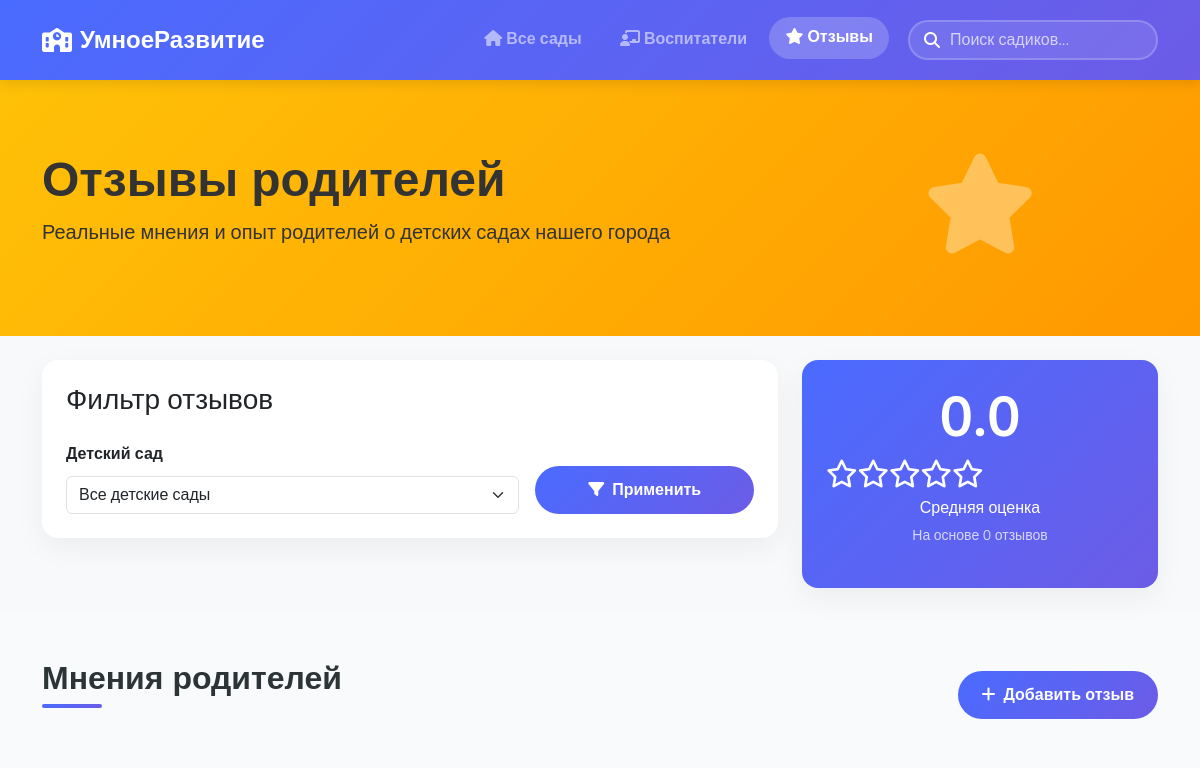
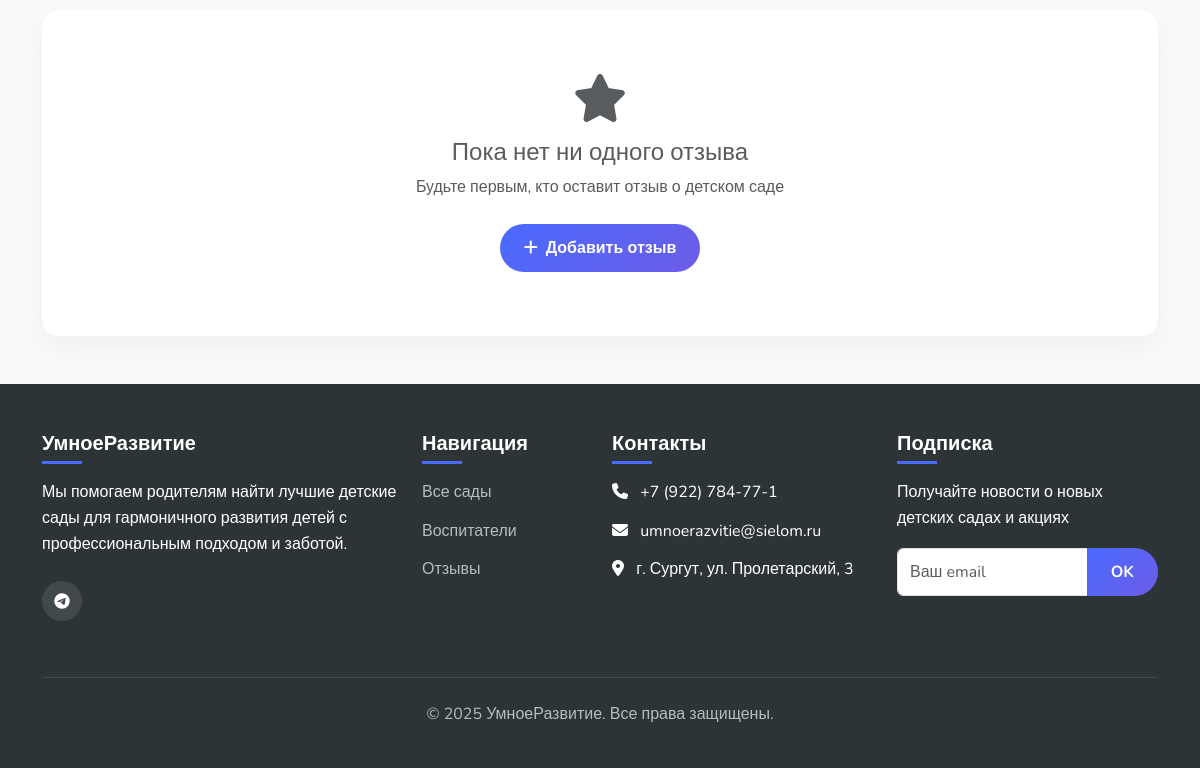
The page /reviews/ on the database as committed earlier (2 pictures, top to bottom).
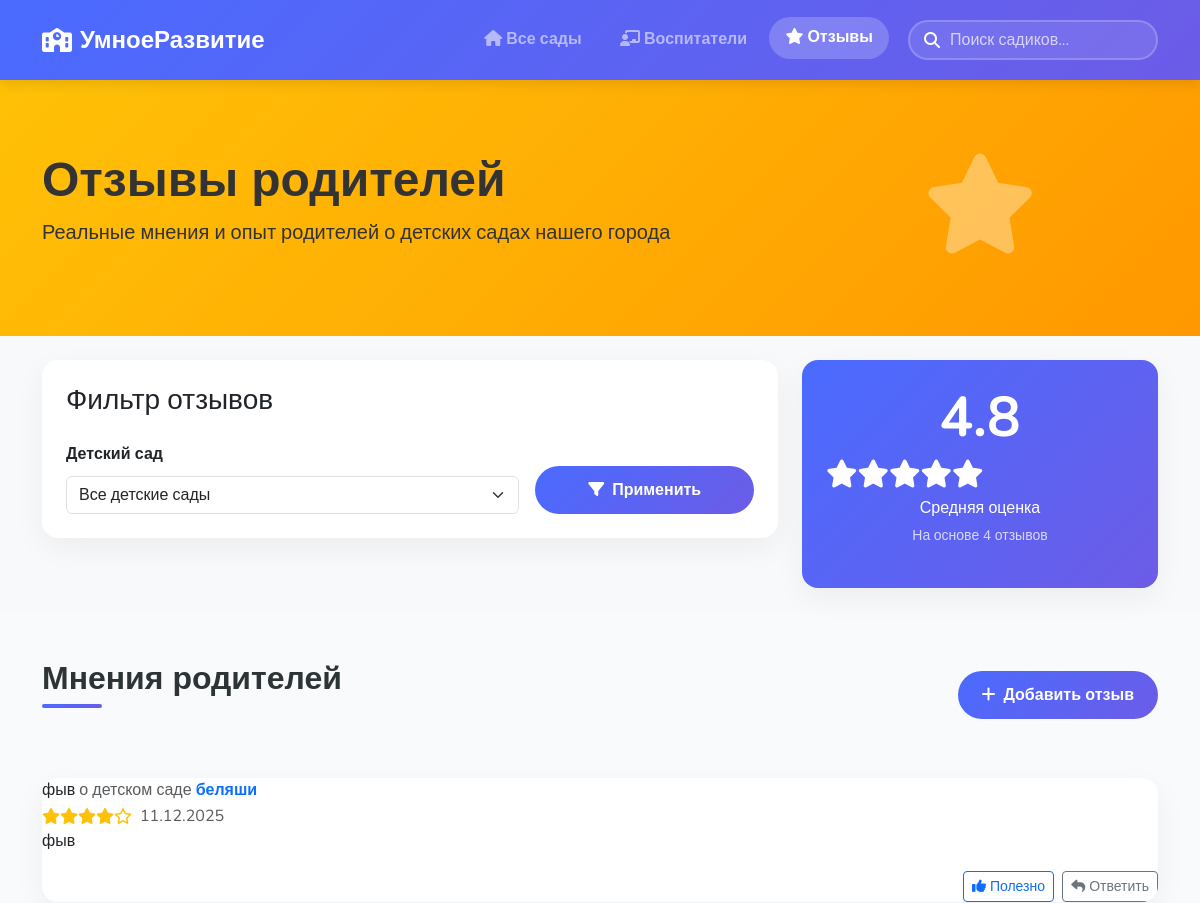
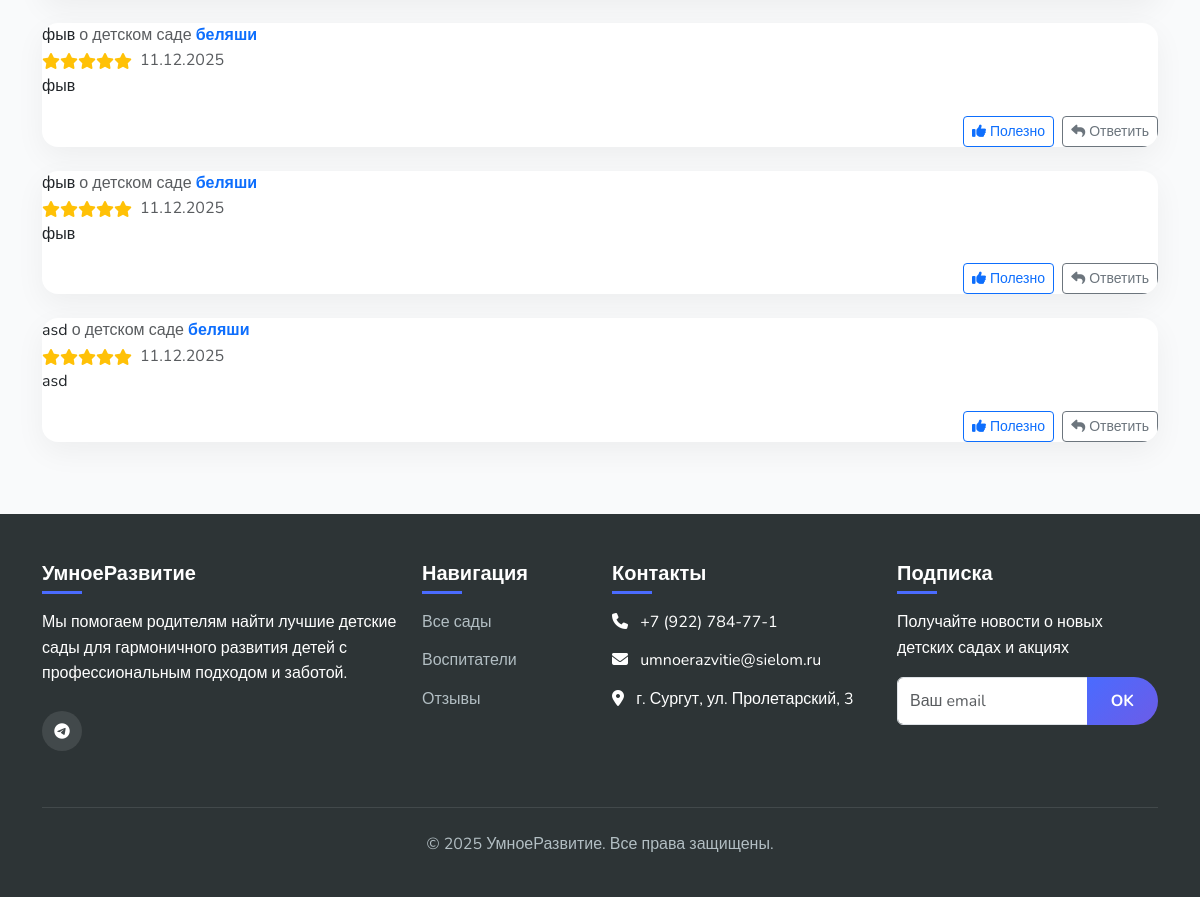
The same page on the database as committed later (2 pictures, top to bottom).
### app/models.py (models this page shows, shortened)
class Review(models.Model):
    kindergarten = models.ForeignKey(Kindergarten, on_delete=models.CASCADE, verbose_name='Детский сад')
    parent_name = models.CharField(max_length=100, verbose_name='Имя родителя')
    parent_email = models.EmailField(blank=True, verbose_name='Email родителя')
    parent_phone = models.CharField(max_length=20, blank=True, verbose_name='Телефон родителя')
    rating = models.IntegerField(
        validators=[MinValueValidator(1), MaxValueValidator(5)],
        verbose_name='Оценка'
    )
    comment = models.TextField(verbose_name='Комментарий')
    created_at = models.DateTimeField(auto_now_add=True, verbose_name='Дата создания')
    updated_at = models.DateTimeField(auto_now=True, verbose_name='Дата обновления')
    class Meta:
        ordering = ['-created_at']
        verbose_name = 'Отзыв'
        verbose_name_plural = 'Отзывы'

class Kindergarten(models.Model):
    name = models.CharField(max_length=200, verbose_name='Название')
    address = models.CharField(max_length=300, verbose_name='Адрес')
    phone = models.CharField(max_length=20, blank=True, verbose_name='Телефон')
    capacity = models.IntegerField(verbose_name='Вместимость', validators=[MinValueValidator(1)])
    established_at = models.DateField(verbose_name='Дата основания')
    description = models.TextField(blank=True, verbose_name='Описание')
    features = models.TextField(
        blank=True,
        verbose_name='Особенности',
        help_text='Каждая особенность с новой строки'
    )
    is_recommended = models.BooleanField(default=False, verbose_name='Рекомендуемый')
    class Meta:
        ordering = ['name']
        verbose_name = 'Детский сад'
        verbose_name_plural = 'Детские сады'

### app/views.py (the view)
# urls.py: path('reviews/', views.review_list, name='review_list'),
def review_list(request):
    reviews = Review.objects.select_related('kindergarten').all().order_by('-created_at')
    kindergarten_id = request.GET.get('kindergarten')
    if kindergarten_id:
        reviews = reviews.filter(kindergarten_id=kindergarten_id)
    kindergartens = Kindergarten.objects.all()
    avg_rating = reviews.aggregate(Avg('rating'))['rating__avg'] or 0
    if request.method == 'POST' and 'add_review' in request.POST:
        form = ReviewForm(request.POST)
        if form.is_valid():
            review = form.save()
            messages.success(request, 'Ваш отзыв успешно добавлен!')
            return redirect('review_list')
    else:
        form = ReviewForm()
    paginator = Paginator(reviews, 10)
    page_number = request.GET.get('page')
    page_obj = paginator.get_page(page_number)
    context = {
        'reviews': page_obj,
        'kindergartens': kindergartens,
        'avg_rating': avg_rating,
        'reviews_count': reviews.count(),
        'is_paginated': paginator.num_pages > 1,
        'form': form,
    }
    return render(request, 'review_list.html', context)

### app/templates/review_list.html (shortened to what this page needs)
{% extends 'base.html' %}
{% block content %}
<section class="py-5" style="background: linear-gradient(135deg, #ffc107, #ff9800); color: #333;">
    <div class="container">
        <div class="row align-items-center">
            <div class="col-md-8">
                <h1 class="display-5 fw-bold">Отзывы родителей</h1>
                <p class="lead">Реальные мнения и опыт родителей о детских садах нашего города</p>
            </div>
            <div class="col-md-4 text-center">
                <div style="font-size: 100px; opacity: 0.7; color: rgba(255,255,255,0.5);">
                    <i class="fas fa-star"></i>
                </div>
            </div>
        </div>
    </div>
</section>
<section class="py-4 bg-light">
    <div class="container">
        <div class="row">
            <div class="col-md-8">
                <div class="card p-4">
                    <h3 class="mb-4">Фильтр отзывов</h3>
                    <form method="GET" class="row g-3 align-items-end">
                        <div class="col-md-8">
                            <label class="form-label fw-bold">Детский сад</label>
                            <select name="kindergarten" class="form-select" onchange="this.form.submit()">
                                <option value="">Все детские сады</option>
                            </select>
                        </div>
                        <div class="col-md-4">
                            <button type="submit" class="btn btn-primary w-100">
                                <i class="fas fa-filter me-2"></i>Применить
                            </button>
                        </div>
                    </form>
                </div>
            </div>
            <div class="col-md-4">
                <div class="card text-center p-4 h-100" style="background: linear-gradient(135deg, #4a6bff, #6c5ce7); color: white;">
                    <h2 class="display-4 fw-bold">{{ avg_rating|floatformat:1 }}</h2>
                    <div class="rating fs-3 mb-2">
                        {% for i in "12345" %}
                            {% if forloop.counter <= avg_rating|floatformat:0|add:"0" %}
                            <i class="fas fa-star"></i>
                            {% elif forloop.counter|add:"-0.5" <= avg_rating %}
                            <i class="fas fa-star-half-alt"></i>
                            {% else %}
                            <i class="far fa-star"></i>
                            {% endif %}
                        {% endfor %}
                    </div>
                    <p class="mb-1">Средняя оценка</p>
                    <p class="small opacity-75">На основе {{ reviews_count }} отзывов</p>
                </div>
            </div>
        </div>
    </div>
</section>
<section class="py-5">
    <div class="container">
        <div class="d-flex justify-content-between align-items-center mb-5">
            <h2 class="section-title">Мнения родителей</h2>
            <button class="btn btn-primary" data-bs-toggle="modal" data-bs-target="#addReviewModal">
                <i class="fas fa-plus me-2"></i>Добавить отзыв
            </button>
        </div>
        {% if reviews %}
        <div class="row">
            {% for review in reviews %}
            <div class="col-12 mb-4">
                <div class="card review-card">
                    <div class="review-header">
                        <div>
                            <span class="review-author">{{ review.parent_name }}</span>
                            <span class="text-muted">о детском саде </span>
                            <a href="{% url 'kindergarten_detail' review.kindergarten.id %}" class="text-decoration-none">
                                <strong>{{ review.kindergarten.name }}</strong>
                            </a>
                        </div>
                        <div class="rating">
                            {% for i in "12345" %}
                                {% if forloop.counter <= review.rating %}
                                <i class="fas fa-star text-warning"></i>
                                {% else %}
                                <i class="far fa-star text-warning"></i>
                                {% endif %}
                            {% endfor %}
                            <span class="ms-2 text-muted">{{ review.created_at|date:"d.m.Y" }}</span>
                        </div>
                    </div>
                    <div class="review-text">
                        <p>{{ review.comment }}</p>
                    </div>
                    <div class="review-footer d-flex justify-content-between align-items-center">
                        <div>
                            <button class="btn btn-sm btn-outline-primary me-1">
                                <i class="fas fa-thumbs-up me-1"></i>Полезно
                            </button>
                            <button class="btn btn-sm btn-outline-secondary">
                                <i class="fas fa-reply me-1"></i>Ответить
                            </button>
                        </div>
                    </div>
                </div>
            </div>
            {% endfor %}
        </div>
        {% else %}
        <div class="card text-center py-5">
            <div class="card-body">
                <i class="fas fa-star fa-3x text-muted mb-3"></i>
                <h4 class="text-muted">
                    {% if request.GET.kindergarten %}
                    Нет отзывов о выбранном детском саде
                    {% else %}
                    Пока нет ни одного отзыва
                    {% endif %}
                </h4>
                <p class="text-muted">Будьте первым, кто оставит отзыв о детском саде</p>
                <button class="btn btn-primary mt-2" data-bs-toggle="modal" data-bs-target="#addReviewModal">
                    <i class="fas fa-plus me-2"></i>Добавить отзыв
                </button>
            </div>
        </div>
        {% endif %}
    </div>
</section>
{% endblock %}

### app/templates/base.html (shortened to what this page needs)
<!DOCTYPE html>
<html lang="ru">
<head>
    <link href="https://cdn.jsdelivr.net/npm/bootstrap@5.3.0/dist/css/bootstrap.min.css" rel="stylesheet">
    <link rel="stylesheet" href="https://cdnjs.cloudflare.com/ajax/libs/font-awesome/6.4.0/css/all.min.css">
    <link rel="stylesheet" href="https://cdn.jsdelivr.net/npm/swiper@9/swiper-bundle.min.css">
</head>
<body>
    <nav class="navbar navbar-expand-lg navbar-dark sticky-top">
        <div class="container">
            <a class="navbar-brand" href="{% url 'kindergarten_list' %}">
                <i class="fas fa-school"></i>
                УмноеРазвитие
            </a>
            <div class="collapse navbar-collapse" id="navbarNav">
                <ul class="navbar-nav ms-auto">
                    <li class="nav-item">
                        <a class="nav-link {% if request.resolver_match.url_name == 'kindergarten_list' %}active{% endif %}"
                           href="{% url 'kindergarten_list' %}">
                           <i class="fas fa-home me-1"></i>Все сады
                        </a>
                    </li>
                    <li class="nav-item">
                        <a class="nav-link {% if request.resolver_match.url_name == 'teacher_list' %}active{% endif %}"
                           href="{% url 'teacher_list' %}">
                           <i class="fas fa-chalkboard-teacher me-1"></i>Воспитатели
                        </a>
                    </li>
                    <li class="nav-item">
                        <a class="nav-link {% if request.resolver_match.url_name == 'review_list' %}active{% endif %}"
                           href="{% url 'review_list' %}">
                           <i class="fas fa-star me-1"></i>Отзывы
                        </a>
                    </li>
                </ul>
                <form method="GET" action="{% url 'kindergarten_list' %}" class="search-nav ms-3 d-none d-lg-block">
                    <i class="fas fa-search search-icon"></i>
                    <input type="text" name="search" class="form-control"
                           placeholder="Поиск садиков..."
                           value="{{ request.GET.search|default:'' }}">
                </form>
            </div>
        </div>
    </nav>
    <main class="main-content">
        {% block content %}
        {% endblock %}
    </main>
    <footer class="footer">
        <div class="container">
            <div class="row">
                <div class="col-lg-4 mb-4">
                    <h5>УмноеРазвитие</h5>
                    <p>Мы помогаем родителям найти лучшие детские сады для гармоничного развития детей с профессиональным подходом и заботой.</p>
                    <div class="social-icons">
                        <a href="https://t.me/umnoe_razvitie" class="social-icon"><i class="fab fa-telegram"></i></a>
                    </div>
                </div>
                <div class="col-lg-2 mb-4">
                    <h5>Навигация</h5>
                    <ul class="footer-links">
                        <li><a href="{% url 'kindergarten_list' %}">Все сады</a></li>
                        <li><a href="{% url 'teacher_list' %}">Воспитатели</a></li>
                        <li><a href="{% url 'review_list' %}">Отзывы</a></li>
                    </ul>
                </div>
                <div class="col-lg-3 mb-4">
                    <h5>Контакты</h5>
                    <ul class="footer-links">
                        <li><i class="fas fa-phone me-2"></i> +7 (922) 784-77-1</li>
                        <li><i class="fas fa-envelope me-2"></i> umnoerazvitie@sielom.ru</li>
                        <li><i class="fas fa-map-marker-alt me-2"></i> г. Сургут, ул. Пролетарский, 3</li>
                    </ul>
                </div>
                <div class="col-lg-3 mb-4">
                    <h5>Подписка</h5>
                    <p>Получайте новости о новых детских садах и акциях</p>
                    <div class="input-group mb-3">
                        <input type="email" class="form-control" placeholder="Ваш email">
                        <button class="btn btn-primary" type="button">OK</button>
                    </div>
                </div>
            </div>
            <div class="copyright">
                <p>&copy; 2025 УмноеРазвитие. Все права защищены.</p>
            </div>
        </div>
    </footer>
</body>
</html>

Rows that differ between the two databases and show on the page:
added Review: parent_name "фыв", kindergarten.name "беляши", rating 4 (drawn), created_at "11.12.2025", comment "фыв"
added Review: parent_name "фыв", kindergarten.name "беляши", rating 5 (drawn), created_at "11.12.2025", comment "фыв"
added Review: parent_name "фыв", kindergarten.name "беляши", rating 5 (drawn), created_at "11.12.2025", comment "фыв"
added Review: parent_name "asd", kindergarten.name "беляши", rating 5 (drawn), created_at "11.12.2025", comment "asd"
Other text that changed with them:
{{ avg_rating|floatformat:1 }}: "0.0" → "4.8"
{{ reviews_count }}: "0" → "4"
text no longer shown: "Пока нет ни одного отзыва Будьте первым, кто оставит отзыв о детском саде Добавить отзыв"
